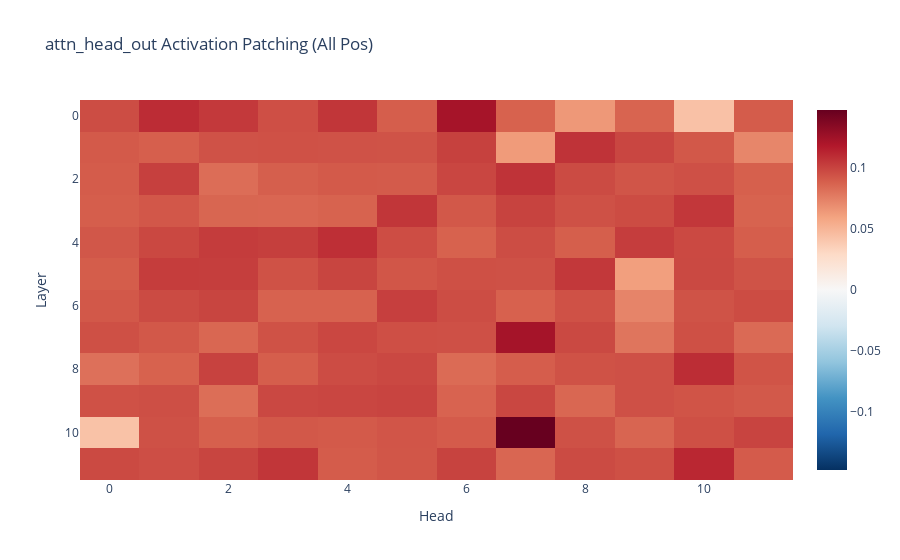
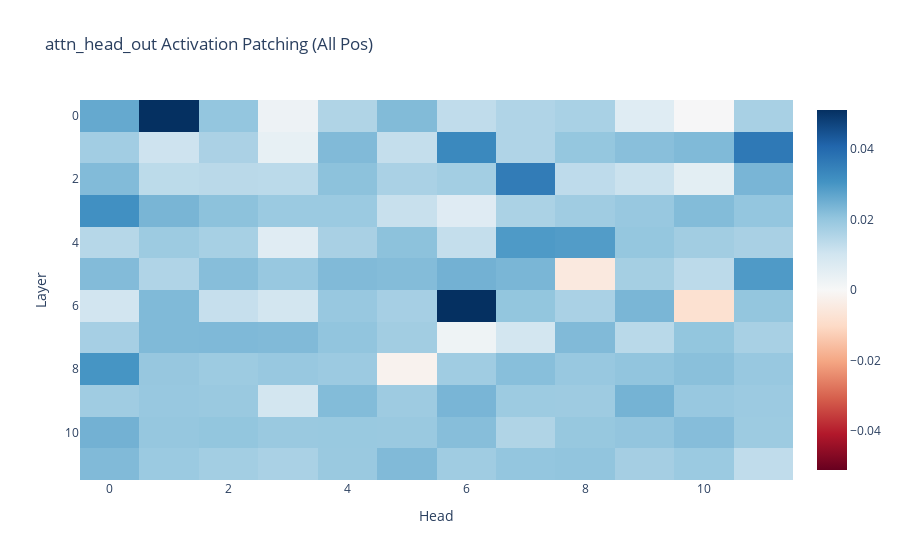

Source (notebook cell) for these figures, in order:
### Code cell
pos_attn_head_out_all_pos_act_patch_results_target = patch_attn_head_out_all_pos(
    model,
    input_ids,
    input_ids_corrupted,
    clean_cache,
    partial(metric, return_type="target"),
    input_embeddings=embs_corrupted,
)
imshow_reversed(
    pos_attn_head_out_all_pos_act_patch_results_target,
    yaxis="Layer",
    xaxis="Head",
    title="attn_head_out Activation Patching (All Pos)",
)

pos_attn_head_out_allpos_act_patch_results_orthogonal = patch_attn_head_out_all_pos(
    model,
    input_ids,
    input_ids_corrupted,
    clean_cache,
    partial(metric, return_type="orthogonal"),
    input_embeddings=embs_corrupted,
)
imshow(
    pos_attn_head_out_allpos_act_patch_results_orthogonal,
    yaxis="Layer",
    xaxis="Head",
    title="attn_head_out Activation Patching (All Pos)",
)

### Figure 1 — Plotly figure (JSON) as saved in the notebook; plotly's stock layout.template omitted (floating-point values rounded to 4 significant figures; data arrays with more than 128 entries replaced by an {"elided": "..."} marker saying what was removed)
{"data": [{"coloraxis": "coloraxis", "hovertemplate": "x: %{x}<br>y: %{y}<br>color: %{z}<extra></extra>", "name": "0", "type": "heatmap", "xaxis": "x", "yaxis": "y", "z": {"elided": "12x12 float values"}}], "layout": {"coloraxis": {"cmid": 0, "colorscale": [[0, "rgb(5,48,97)"], [0.1, "rgb(33,102,172)"], [0.2, "rgb(67,147,195)"], [0.3, "rgb(146,197,222)"], [0.4, "rgb(209,229,240)"], [0.5, "rgb(247,247,247)"], [0.6, "rgb(253,219,199)"], [0.7, "rgb(244,165,130)"], [0.8, "rgb(214,96,77)"], [0.9, "rgb(178,24,43)"], [1, "rgb(103,0,31)"]]}, "title": {"text": "attn_head_out Activation Patching (All Pos)"}, "xaxis": {"anchor": "y", "domain": [0, 1], "title": {"text": "Head"}}, "yaxis": {"anchor": "x", "autorange": "reversed", "domain": [0, 1], "title": {"text": "Layer"}}}}

### Figure 2 — Plotly figure (JSON) as saved in the notebook; plotly's stock layout.template omitted (floating-point values rounded to 4 significant figures; data arrays with more than 128 entries replaced by an {"elided": "..."} marker saying what was removed)
{"data": [{"coloraxis": "coloraxis", "hovertemplate": "x: %{x}<br>y: %{y}<br>color: %{z}<extra></extra>", "name": "0", "type": "heatmap", "xaxis": "x", "yaxis": "y", "z": {"elided": "12x12 float values"}}], "layout": {"coloraxis": {"cmid": 0, "colorscale": [[0, "rgb(103,0,31)"], [0.1, "rgb(178,24,43)"], [0.2, "rgb(214,96,77)"], [0.3, "rgb(244,165,130)"], [0.4, "rgb(253,219,199)"], [0.5, "rgb(247,247,247)"], [0.6, "rgb(209,229,240)"], [0.7, "rgb(146,197,222)"], [0.8, "rgb(67,147,195)"], [0.9, "rgb(33,102,172)"], [1, "rgb(5,48,97)"]]}, "title": {"text": "attn_head_out Activation Patching (All Pos)"}, "xaxis": {"anchor": "y", "domain": [0, 1], "title": {"text": "Head"}}, "yaxis": {"anchor": "x", "autorange": "reversed", "domain": [0, 1], "title": {"text": "Layer"}}}}
